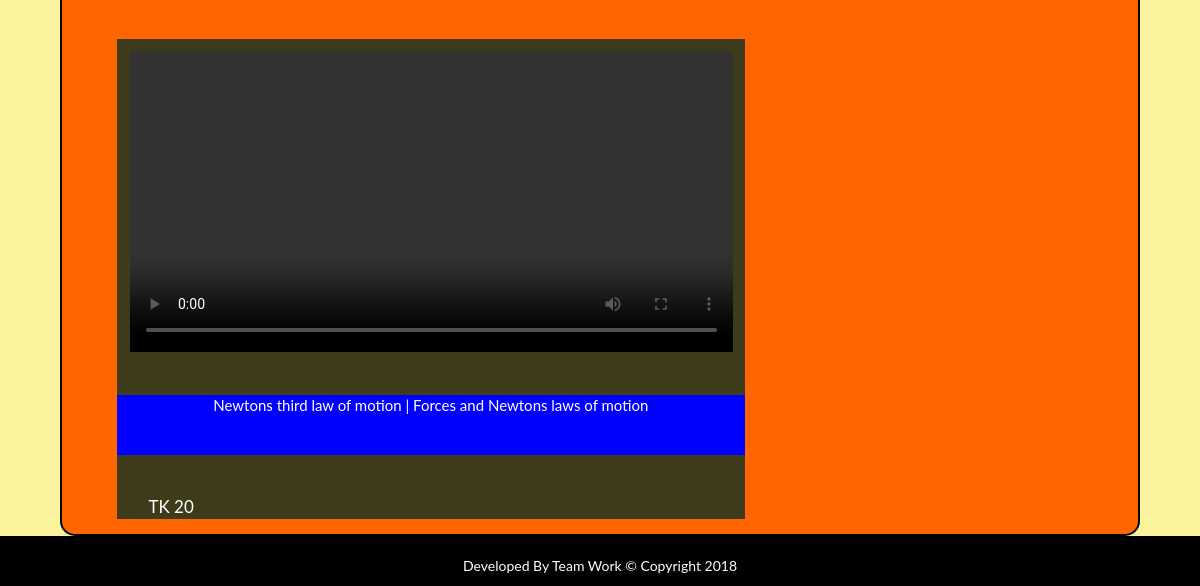
The page /vvPhysics.php (lower part) on the database as committed earlier.
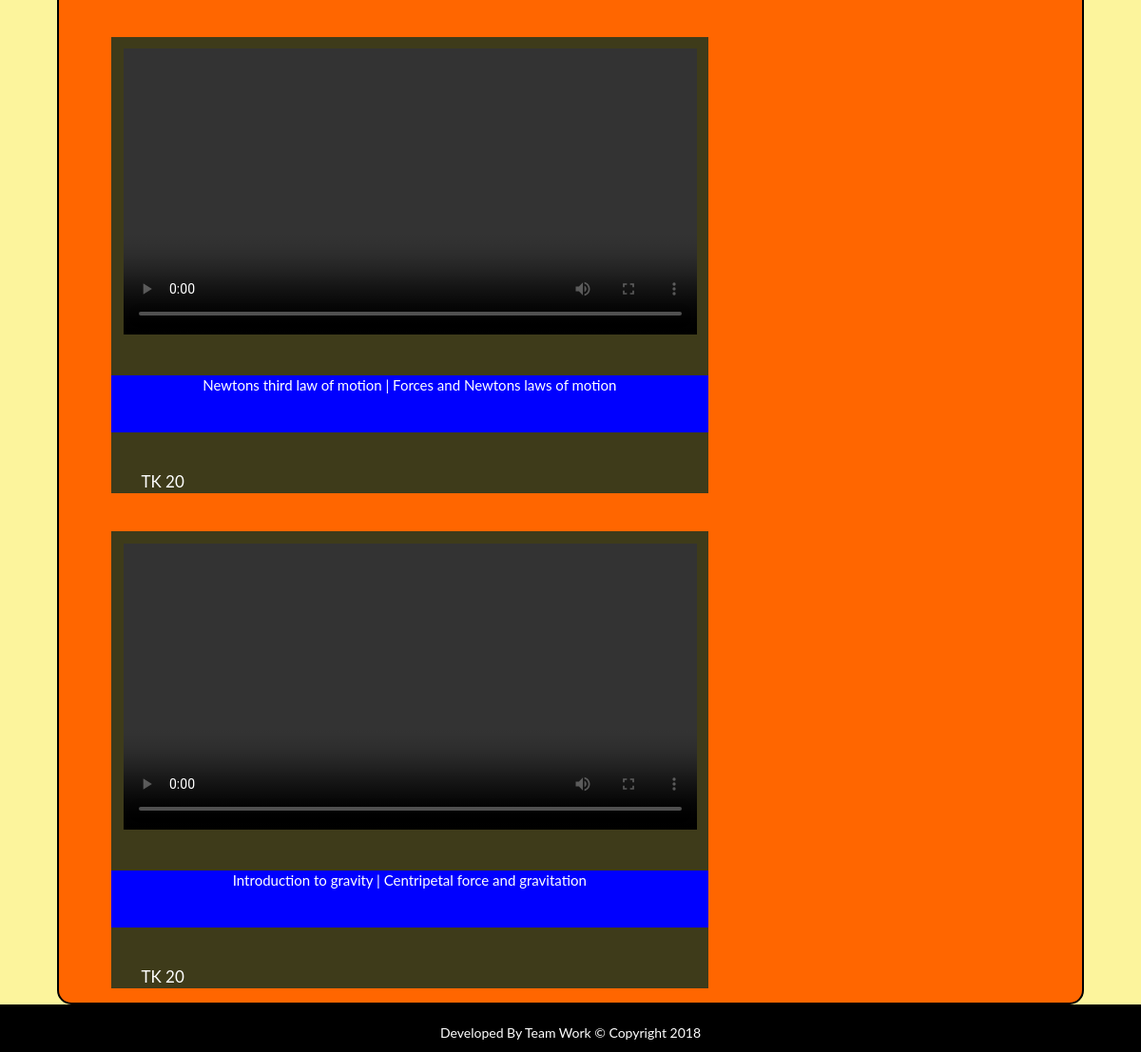
The same page on the database as committed later.
### tables this page shows
CREATE TABLE `videoup` (
  `id` int(11) NOT NULL,
  `name` varchar(1000) NOT NULL,
  `video` varchar(1000) NOT NULL,
  `vcategory` varchar(1000) NOT NULL,
  `vprice` varchar(1000) NOT NULL,
  `vdetails` longtext NOT NULL
);

### vvPhysics.php (the view, shortened to what this page needs)
<?php
   include_once("conn.php");
   $q =  "SELECT name,video,vcategory,vprice from videoup";
   $query = mysqli_query($conn,$q);
?>
<!DOCTYPE html>
<html lang="en">
<head>
    <link rel="stylesheet" href="https://maxcdn.bootstrapcdn.com/bootstrap/3.3.7/css/bootstrap.min.css">
    <link rel="stylesheet" href="https://cdnjs.cloudflare.com/ajax/libs/font-awesome/4.7.0/css/font-awesome.min.css">
     <link rel="stylesheet" href="try1.css">
     <link rel="stylesheet" href="home.css">
     <link rel="stylesheet" href="admin2.css">
     <link rel="stylesheet" href="starBook.css">
     <link rel="stylesheet" href="gridView1.css">
</head>
<body>
<div class="container">
        <ul>
          <?php
     while ($row=mysqli_fetch_assoc($query))
      {
        $name=$row['name'];
        $video=$row['video'];
        $vcategory=$row['vcategory'];
        $vprice=$row['vprice'];
        if($vcategory=="Physics")
        {
        ?>
            <li>
              <div class="video">
            <?php echo "<video width='100%' controls><source src='videos/".$name."'  type='video/webm'></video>"?></div>
            <br>
           <div class="bottom">
           <div class="write"> <h> <?php echo $video; ?></h></div></div>
            <br>
            <div class="price"><h > <?php echo $vprice; ?></h>
     </div>
             </li>
           <?php
         }
     }
 ?>
        </ul>
    </div>
    <div class="c2 container-fluid">
        <p class="pz">Developed By Team Work &copy; Copyright 2018</p>
    </div>
</body>
</html>

Rows that differ between the two databases and show on the page:
added videoup: video "Introduction to gravity | Centripetal force and gravitation", vprice "TK 20"
